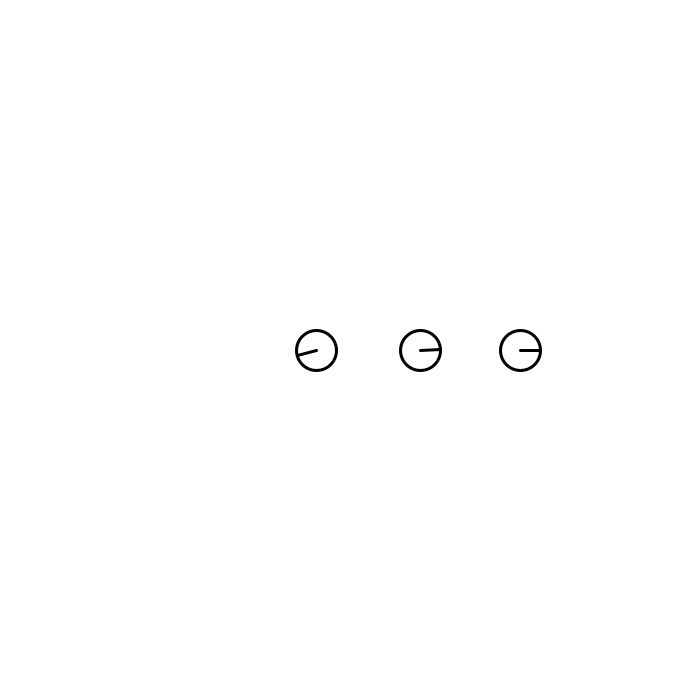
Frame 1 (no input)
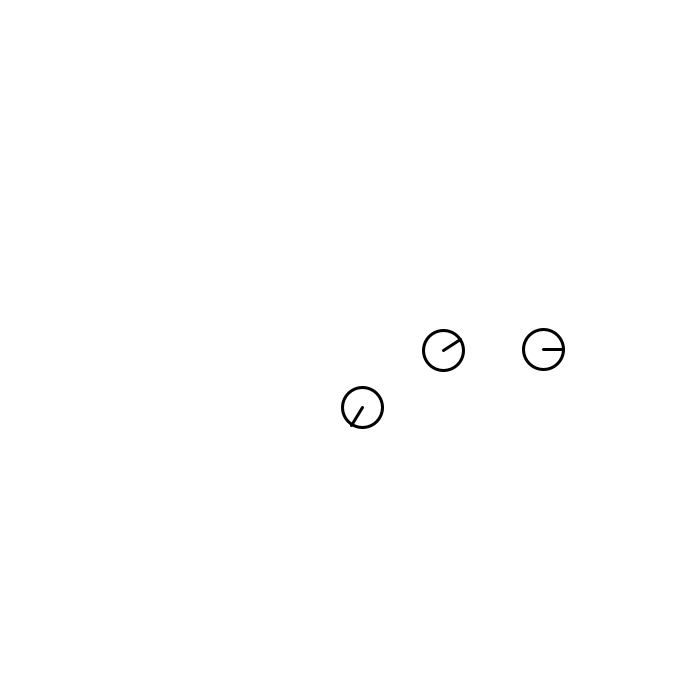
Frame 60 (the mouse pressed at the canvas centre just before this capture)
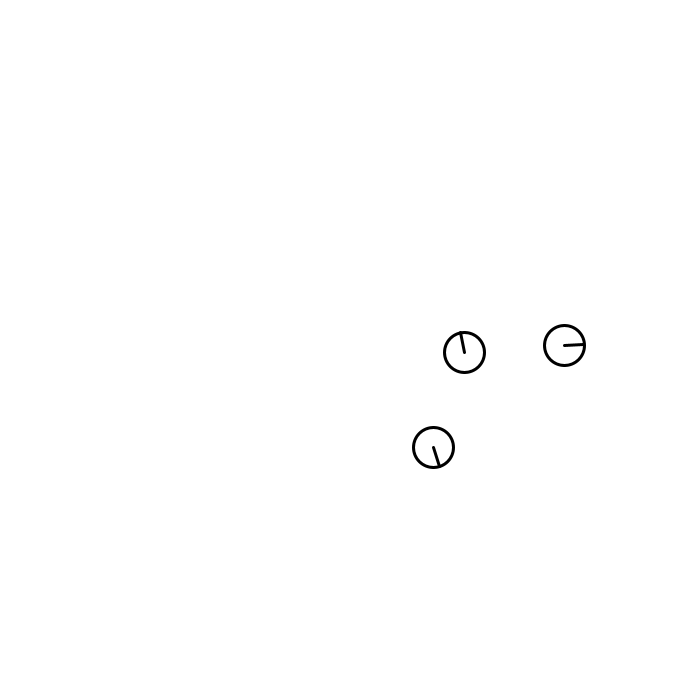
Frame 120 (the mouse held since frame 60 and released just before this capture)

The Processing sketch that drew these frames (run headless with seeded random() and noise(); from frame 60 on, the mouse is pressed at the canvas centre):

// Processing sketch: RigidPhysics
// ── RigidPhysics.pde

Ball[] b = new Ball[3];

float airDrag =1;
float ballDrag =1;
float frameDrag =1;
PVector g = new PVector(0,0);
float mouseR=20;

float w,h;

void setup() {
  size(700,700);
  smooth();
  background(255);
  w=width;
  h=height;
  
  b[0] = new Ball(w*0.4, h*0.5, 5, 1, 20,1);
  b[1] = new Ball(w*0.6, h*0.5, 0, 0, 20,10);
  b[2] = new Ball(w*0.8, h*0.5, 0, 0, 20,1);
}


void draw() {
  background(255);
  
  ballList(b,"upd");
  keepRadius(b[0],b[1],100);
  keepRadius(b[1],b[2],100);
  ballList(b,"render");
}

class Ball {
  PVector p,v;
  float m=1;
  float r;

  Ball(float x, float y, float vx, float vy, float _r) {
    p = new PVector(x,y);
    v = new PVector(vx,vy);
    r=_r;
    m=r;
  }
  Ball(float x, float y, float vx, float vy, float _r,float _m) {
    p = new PVector(x,y);
    v = new PVector(vx,vy);
    r=_r;
    m=_m;
  }

  void upd() {
    v.add(g);
    v.mult(airDrag);
    p.add(v);

    PVector tmpP = new PVector(p.x,p.y);
    p.x = constrain(p.x,r,w-r);
    p.y = constrain(p.y,r,h-r);
    if(p.x!=tmpP.x) {
      v.x = -v.x;
      v.mult(frameDrag);
    }
    if(p.y!=tmpP.y) {
      v.y = -v.y;
      v.mult(frameDrag);
    }
  }

  void render() {
    ellipseMode(CENTER);
    noFill();
    strokeWeight(3);
    stroke(0);
    ellipse(p.x,p.y,r*2,r*2);
    float va = atan2(v.y,v.x);
    line(p.x,p.y,p.x+cos(va)*r,p.y+sin(va)*r);
  }
}

void ballList(Ball[] b, String t){
  if(t=="upd") for(int i=0; i<b.length; i++) b[i].upd();
  if(t=="render") for(int i=0; i<b.length; i++) b[i].render();
}


// ── Func.pde

void keepRadius(Ball b1, Ball b2, float r){
  float dx=b2.p.x-b1.p.x;
  float dy=b2.p.y-b1.p.y;
  float msum =b1.m+b2.m;
  float a=atan2(dy,dx);
  float mp1 = b2.m/msum; //ball one's part of the total mass
  float mp2 = b1.m/msum; //ball two's part of the total mass
  float mx=b1.p.x+dx*mp1;
  float my=b1.p.y+dy*mp1;
  
  b1.p.x = mx+cos(a+PI)*r*mp1;
  b1.p.y = my+sin(a+PI)*r*mp1;
  b2.p.x = mx+cos(a)*r*mp2;
  b2.p.y = my+sin(a)*r*mp2;
  
  circleCollision(b1,b2);
}

boolean colliding(Ball b1, Ball b2) {
  float dx=b2.p.x-b1.p.x;
  float dy=b2.p.y-b1.p.y;
  float rsum =b1.r+b2.r;
  float d2=sq(dx)+sq(dy);
  if(d2<sq(rsum)) return true;
  else return false;
}

void keepOutside(Ball b1, Ball b2) {
  float dx=b2.p.x-b1.p.x;
  float dy=b2.p.y-b1.p.y;
  float rsum =b1.r+b2.r;
  float msum =b1.m+b2.m;
  float d2=sq(dx)+sq(dy);
  float d = sqrt(d2);
  float a=atan2(dy,dx);
  float dd = rsum-d;
  float mpart1 = b2.m/msum;
  float mpart2 = b1.m/msum;
  b1.p.x += cos(a+PI)*dd*mpart1;
  b1.p.y += sin(a+PI)*dd*mpart1;
  b2.p.x += cos(a)*dd*mpart2;
  b2.p.y += sin(a)*dd*mpart2;
}

void circleCollision(Ball b1, Ball b2) {
  float dx=b2.p.x-b1.p.x;
  float dy=b2.p.y-b1.p.y;
  float d2=sq(dx)+sq(dy);

  PVector v_n = new PVector(dx,dy);
  float hyp = sqrt(d2);
  PVector v_un = new PVector(dx/hyp,dy/hyp);
  PVector v_ut = new PVector(-v_un.y,v_un.x);

  float v1n = v_un.dot(b1.v);
  float v1tPrime = v_ut.dot(b1.v);
  float v2n = v_un.dot(b2.v);
  float v2tPrime = v_ut.dot(b2.v);

  float v1nPrime = (v1n*(b1.m-b2.m) + 2*b2.m*v2n)/(b1.m+b2.m);
  float v2nPrime = (v2n*(b2.m-b1.m) + 2*b1.m*v1n)/(b1.m+b2.m);

  PVector v_v1nPrime = new PVector(v_un.x*v1nPrime, v_un.y*v1nPrime);
  PVector v_v1tPrime = new PVector(v_ut.x*v1tPrime, v_ut.y*v1tPrime);
  PVector v_v2nPrime = new PVector(v_un.x*v2nPrime, v_un.y*v2nPrime);
  PVector v_v2tPrime = new PVector(v_ut.x*v2tPrime, v_ut.y*v2tPrime);

  b1.v.x = v_v1nPrime.x + v_v1tPrime.x;
  b1.v.y = v_v1nPrime.y + v_v1tPrime.y;
  b2.v.x = v_v2nPrime.x + v_v2tPrime.x;
  b2.v.y = v_v2nPrime.y + v_v2tPrime.y;
}
